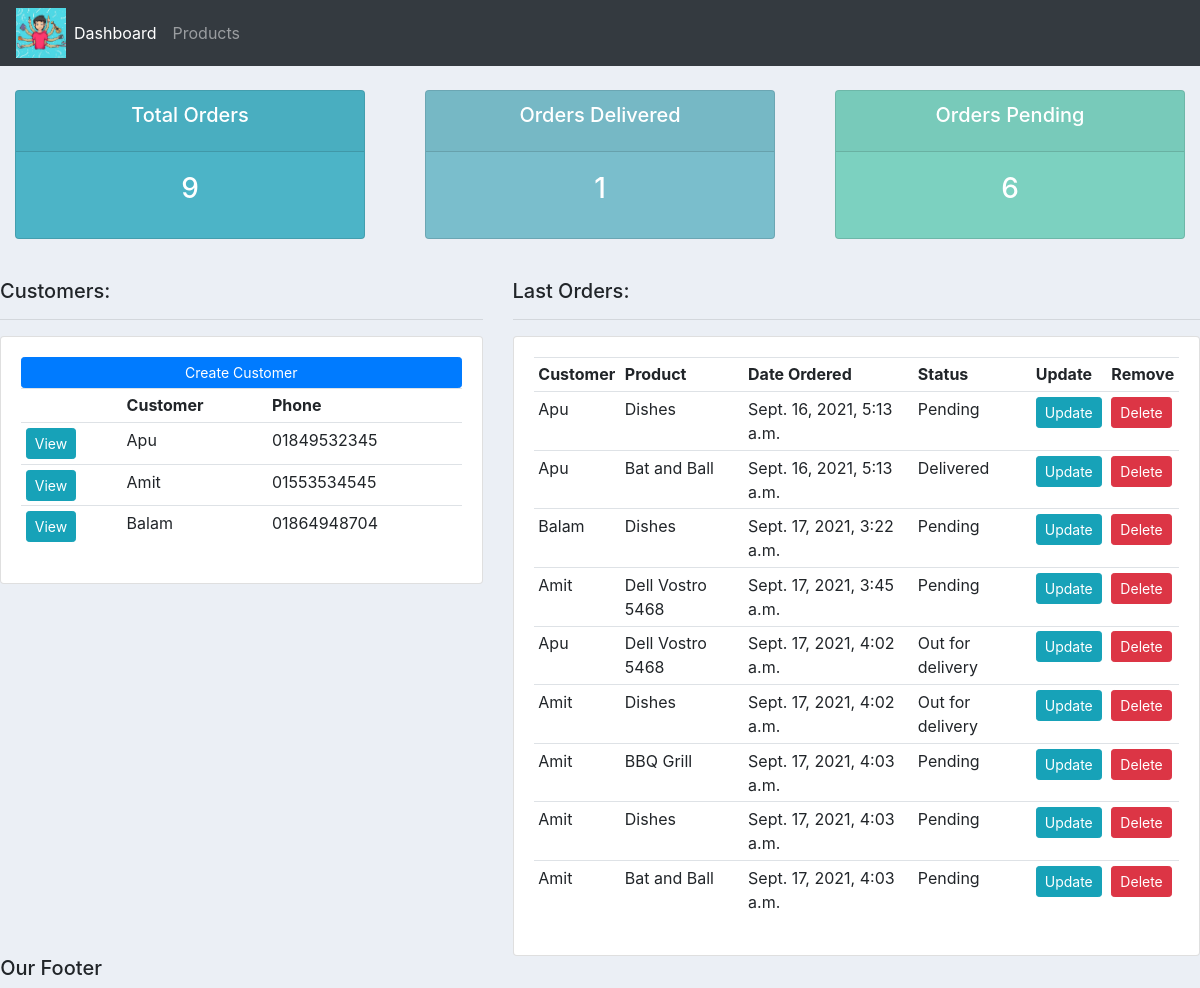
The app's page /, older data.
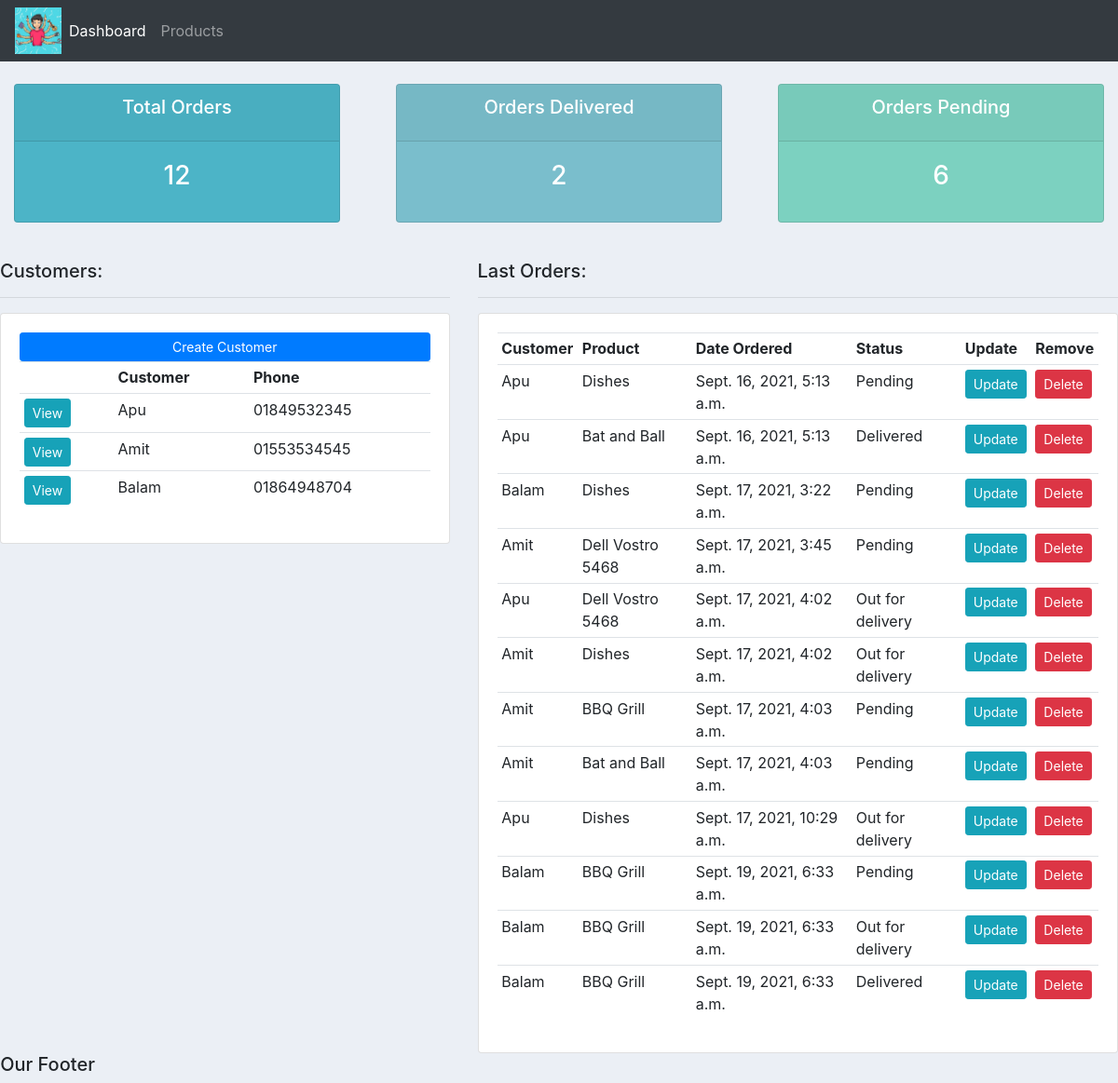
The same page, newer data.
### accounts/models.py (models this page shows, shortened)
class Customer(models.Model):
    name = models.CharField(max_length=200)
    phone = models.CharField(max_length=200, null = True)
    email = models.CharField(max_length=200, null = True)
    date_created = models.DateTimeField(auto_now_add= True)
    def __str__(self):
        return self.name

class Order(models.Model):
    STATUS = (
                ('Pending' , 'Pending'),
                ('Out for delivery', 'Out for delivery'),
                ('Delivered', 'Delivered'),
             )
    customer = models.ForeignKey(Customer, null = True , on_delete = models.SET_NULL)
    product = models.ForeignKey(Product, null = True , on_delete = models.SET_NULL)
    date_created =  models.DateTimeField(auto_now_add= True)
    status = models.CharField(max_length = 200, null = True, choices = STATUS)
    note = models.CharField(max_length = 1000, null = True)

class Product(models.Model):
    CATEGORY = (
                ('Indoor', 'Indoor'),
                ('Out Door', 'Out Door'),
                )
    name = models.CharField(max_length=200)
    price = models.FloatField(null = True)
    category = models.CharField(max_length=200, null = True, choices = CATEGORY)
    description = models.CharField(max_length=200, null = True, blank = True)
    date_created =  models.DateTimeField(auto_now_add= True)
    tags = models.ManyToManyField(Tag)
    def __str__(self):
        return self.name

### accounts/views.py (the view)
# urls.py: path('', views.home, name="home"),
def home(request):
    orders = Order.objects.all()
    customers = Customer.objects.all()
    total_customers = customers.count()
    total_orders = orders.count()
    delivered = orders.filter(status='Delivered').count()
    pending = orders.filter(status='Pending').count()
    context = {'orders':orders, 'customers':customers,
    'total_customers': total_customers, 'total_orders':total_orders,
    'delivered': delivered, 'pending': pending}
    return render(request, 'accounts/dashboard.html',context)

### accounts/templates/accounts/dashboard.html
{% extends 'accounts/main.html' %}
{% block content %}
{% include 'accounts/status.html' %}
<br>
<div class ="row">
  <div class="col-md-5">
    <h5>Customers:</h5>
    <hr>
    <div class="card card-body">
      <a class="btn btn-primary btn-sm btn-block" href="{% url 'create_customer' %}">Create Customer</a>
      <table class="table table-sm">
        <tr>
          <th></th>
          <th>Customer</th>
          <th>Phone</th>
        </tr>
        {% for customer in customers %}
         <tr>
           <td><a class="btn btn-sm btn-info" href="{% url 'customer' customer.id %}">View</a></td>
           <td>{{customer.name}}</td>
           <td>{{customer.phone}}</td>
         </tr>
        {% endfor %}
      </table>
    </div>
  </div>
  <div class="col-md-7">
    <h5>Last Orders:</h5>
    <hr>
    <div class="card card-body">
      <table class="table table-sm">
        <tr>
          <th>Customer</th>
          <th>Product</th>
          <th>Date Ordered</th>
          <th>Status</th>
          <th>Update</th>
          <th>Remove</th>
        </tr>
        {% for order in orders %}
         <tr>
           <td>{{order.customer}}</td>
           <td>{{order.product}}</td>
           <td>{{order.date_created}}</td>
           <td>{{order.status}}</td>
           <td><a  class="btn btn-sm btn-info"  href="{% url 'update_order' order.id %}">Update</a></td>
           <td><a  class="btn btn-sm btn-danger"  href="{% url 'delete_order' order.id %}">Delete</a></td>
         </tr>
        {% endfor %}
      </table>
    </div>
  </div>
{% endblock %}

### accounts/templates/accounts/main.html (shortened to what this page needs)
{% load static %}
<!DOCTYPE html>
<html>
  <head>
    <link rel="stylesheet" href="https://stackpath.bootstrapcdn.com/bootstrap/4.4.1/css/bootstrap.min.css">
    <link rel="stylesheet" type="text/css" href="{% static '/css/main.css' %}">
  </head>
  <body>
    {% include 'accounts/navbar.html' %}
    {% block content %}
    {% endblock %}
    <h5>NOur Footer </h5>
  </body>
</html>

### accounts/templates/accounts/navbar.html (shortened to what this page needs)
{% load static %}
<nav class="navbar navbar-expand-lg navbar-dark bg-dark">
<img src="{% static 'images/logo.jpg' %}" width="50" height="50">
  <div class="collapse navbar-collapse" id="navbarNav">
    <ul class="navbar-nav">
      <li class="nav-item active">
        <a class="nav-link" href="{% url 'home' %}">Dashboard</a>
      </li>
      <li class="nav-item">
        <a class="nav-link" href="{% url 'products' %}">Products</a>
      </li>
    </ul>
  </div>
</nav>

### accounts/templates/accounts/status.html
<br>
<div class="row">
  <div class="col">
    <div class="col-md">
      <div class="card text-center text-white mb-3" id="total-orders">
        <div class="card-header">
          <h5 class="card-title">Total Orders</h5>
        </div>
        <div class="card-body">
          <h3 class="card-title">{{total_orders}}</h3>
        </div>
      </div>
    </div>
  </div>
  <div class="col">
    <div class="col-md">
      <div class="card text-center text-white mb-3" id="orders-delivered">
        <div class="card-header">
          <h5 class="card-title">Orders Delivered</h5>
        </div>
        <div class="card-body">
          <h3 class="card-title">{{delivered}}</h3>
        </div>
      </div>
    </div>
  </div>
  <div class="col">
    <div class="col-md">
      <div class="card text-center text-white mb-3" id="orders-pending">
        <div class="card-header">
          <h5 class="card-title">Orders Pending</h5>
        </div>
        <div class="card-body">
          <h3 class="card-title">{{pending}}</h3>
        </div>
      </div>
    </div>
  </div>
</div>

### static/css/main.css (style rules this page uses)
body { background-color: #ebeff5; }
#total-orders { background-color: #4cb4c7; }
#orders-delivered { background-color: #7abecc; }
#orders-pending { background-color: #7CD1C0; }

Row changes from the older to the newer data that the page shows:
removed Order: customer "Amit", product "Dishes", date_created "Sept. 17, 2021, 4:03 a.m.", status "Pending"
added Order: customer "Apu", product "Dishes", date_created "Sept. 17, 2021, 10:29 a.m.", status "Out for delivery"
added Order: customer "Balam", product "BBQ Grill", date_created "Sept. 19, 2021, 6:33 a.m.", status "Pending"
added Order: customer "Balam", product "BBQ Grill", date_created "Sept. 19, 2021, 6:33 a.m.", status "Out for delivery"
added Order: customer "Balam", product "BBQ Grill", date_created "Sept. 19, 2021, 6:33 a.m.", status "Delivered"
Text that changed along with them:
{{ total_orders }}: "9" → "12"
{{ delivered }}: "1" → "2"
